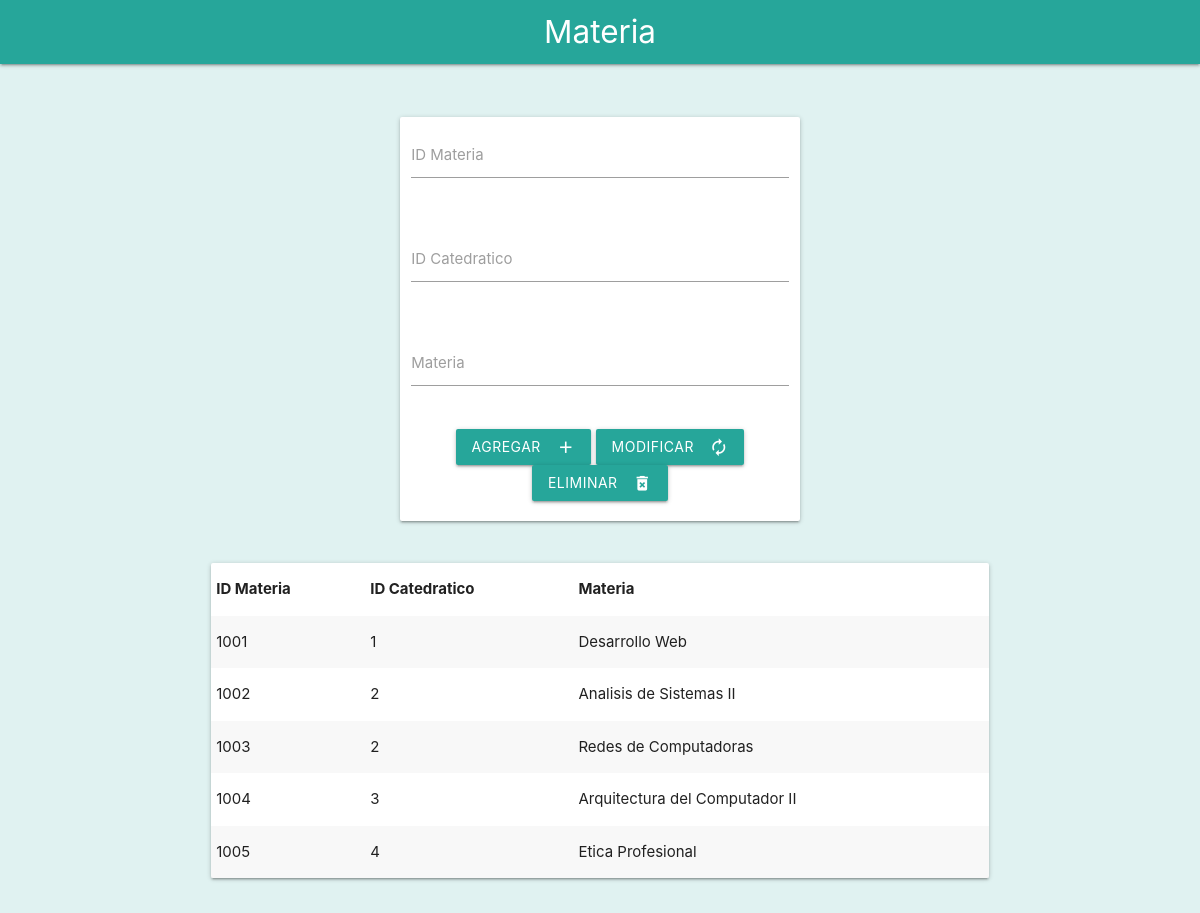
Page /acciones/materia/form.php on the committed database.
### tables this page shows
CREATE TABLE `materia` (
  `ID_materia` varchar(25) NOT NULL,
  `ID_catedratico` varchar(25) NOT NULL,
  `materia` varchar(100) NOT NULL
);

### acciones/materia/form.php (the view, shortened to what this page needs)
<!DOCTYPE html>
<html lang="en">
<head>
    <link type="text/css" rel="stylesheet" href="../../css/materialize.min.css" media="screen,projection" />
    <link type="text/css" rel="stylesheet" href="../../css/general.css" media="screen,projection" />
</head>
<body>
    <nav>
        <div class="nav-wrapper  teal lighten-1">
            <a href="#" class="brand-logo center">Materia</a>
        </div>
    </nav>
    <br>
    <br>
    <div class="row">
        <div class="col s4"></div>
        <form class="col s4 card" method="POST">
            <div class="row">
                <div class="input-field col s12">
                    <input id="last_name" type="text" class="validate" name="id">
                    <label for="last_name">ID Materia</label>
                </div>
            </div>
            <div class="row">
                <div class="input-field col s12">
                    <input id="last_name" type="text" class="validate" name="catedratico">
                    <label for="last_name">ID Catedratico</label>
                </div>
            </div>
            <div class="row">
                <div class="input-field col s12">
                    <input id="last_name" type="text" class="validate" name="materia">
                    <label for="last_name">Materia</label>
                </div>
            </div>
            <div class="row center-align">
                <button class="btn waves-effect waves-light" type="submit" name="action" formaction="insert.php">Agregar
                    <i class="material-icons right">add</i>
                </button>
                <button class="btn waves-effect waves-light" type="submit" name="action" formaction="update.php">Modificar
                    <i class="material-icons right">autorenew</i>
                </button>
                <button class="btn waves-effect waves-light" type="submit" name="action" formaction="delete.php">Eliminar
                    <i class="material-icons right">delete_forever</i>
                </button>
            </div>
        </form>
    </div>
    <div class="row">
        <div class="col s2"></div>
        <div class="col s8">
            <table class="white card striped">
                <thead>
                <tr>
                    <th>ID Materia</th>
                    <th>ID Catedratico</th>
                    <th>Materia</th>
                </tr>
            </thead>
            <tbody>
            <?php
                include("../../connect/connect.php");
                $busrcar = "SELECT * FROM materia";
                $resultado = $conn->query($busrcar);
                if ($resultado->num_rows >0) {
                    while ($filas = $resultado->fetch_assoc()) {
            ?>
                        <tr>
                        <td><?php echo $filas['ID_materia']?></td>
                        <td><?php echo $filas['ID_catedratico']?></td>
                        <td><?php echo $filas['materia']?></td>
                        </tr>
            <?php
                    }
                }
            ?>
            </tbody>
            </table>
        </div>
    </div>
</body>
</html>

### css/general.css (style rules this page uses)
body { background-color: #e0f2f1; }

### rows in the picture
materia: ID_materia "1001", ID_catedratico "1", materia "Desarrollo Web"
materia: ID_materia "1002", ID_catedratico "2", materia "Analisis de Sistemas II"
materia: ID_materia "1003", ID_catedratico "2", materia "Redes de Computadoras"
materia: ID_materia "1004", ID_catedratico "3", materia "Arquitectura del Computador II"
materia: ID_materia "1005", ID_catedratico "4", materia "Etica Profesional"
